Frame 1 (no input): blank canvas, image omitted
Frame 60 (no input): blank canvas, image omitted
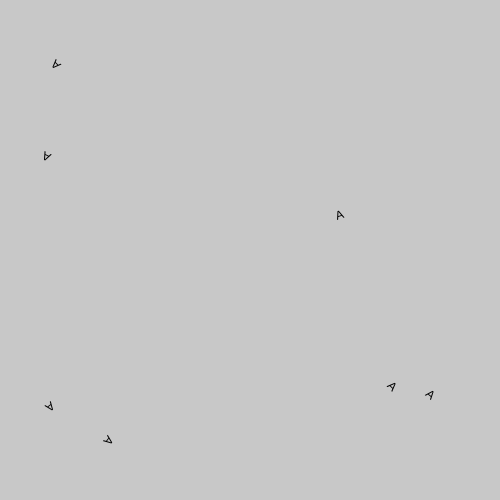
Frame 120 (the mouse pressed at the canvas centre since frame 60)

The p5.js sketch whose frames 1 and 60 were blank and that drew this single picture after the mouse press (run headless with seeded random() and noise() and a simulated clock; from frame 60 on, the mouse is pressed at the canvas centre):

// p5.js sketch
// ── sketch.js
var ps;


function setup() {
  createCanvas(500, 500);
  ps = new ParticleSystem();
}

function draw() {
  background(200);
  ps.update();
  ps.display();
}

function mousePressed(){
  ps.addParticles(random(30, 80), createVector(mouseX, mouseY));
}

// ── particle.js
class Particle {
  //passing the vector into the parameter
  constructor(loc){
    //this.loc is the location
    //loc.copy to create larger particles
    //particle's location
    this.loc = loc.copy(); //copy of the location
    this.acc = createVector(0, 0);
    this.vel = createVector(0, 0);
    this.isDead = false;
    this.age = 0;
    this.lifeSpan = random(60, 110);
  }

  applyForce(force){
    //add force to acceleration
    this.acc.add(force);
  }


  update() {
    //add acceleration or power to velocity
    this.vel.add(this.acc);

    //add velocity = moving
    this.loc.add(this.vel);

    //slows down velocity = friction
    this.vel.mult(0.97);

    //no more force because it happens once
    this.acc.mult(0);
    this.age++;
    if(this.age >= this.lifeSpan){
      this.isDead = true;
    }
  }

  display() {
  //  ellipse(this.loc.x, this.loc.y, 20, 20);
    push();
    translate(this.loc.x, this.loc.y);
    rotate(this.vel.heading());
    text("A", 0, 0);
    pop();
  }
}

// ── particleSystem.js
class ParticleSystem {
  constructor(){
    this.particles = [];

  }

  addParticles (numOfParticles, loc){
    for(var i = 0; i < numOfParticles; i++){

      var particle = new Particle(loc);
      //to move the particles
      particle.applyForce(createVector(random(-10, 40), random(-20, 20)));
      //creating the array of particles
      this.particles.push(particle);

    }
  }

  update(){
    //last index is 49, not 50
    //therefore length needs to subtract 1
    for(var i = this.particles.length-1; i >= 0; i--){
      var gravity = createVector(0, 0.1);
  //    this.particles[i].applyForce(gravity);
      this.particles[i].update();

      if(this.particles[i].isDead){
        //to replace the index i to 1
        this.particles.splice(i, 1);
      }
    }

  }

  display(){
    for(var i = 0; i < this.particles.length; i++){
      this.particles[i].display();
    }
  }

}
